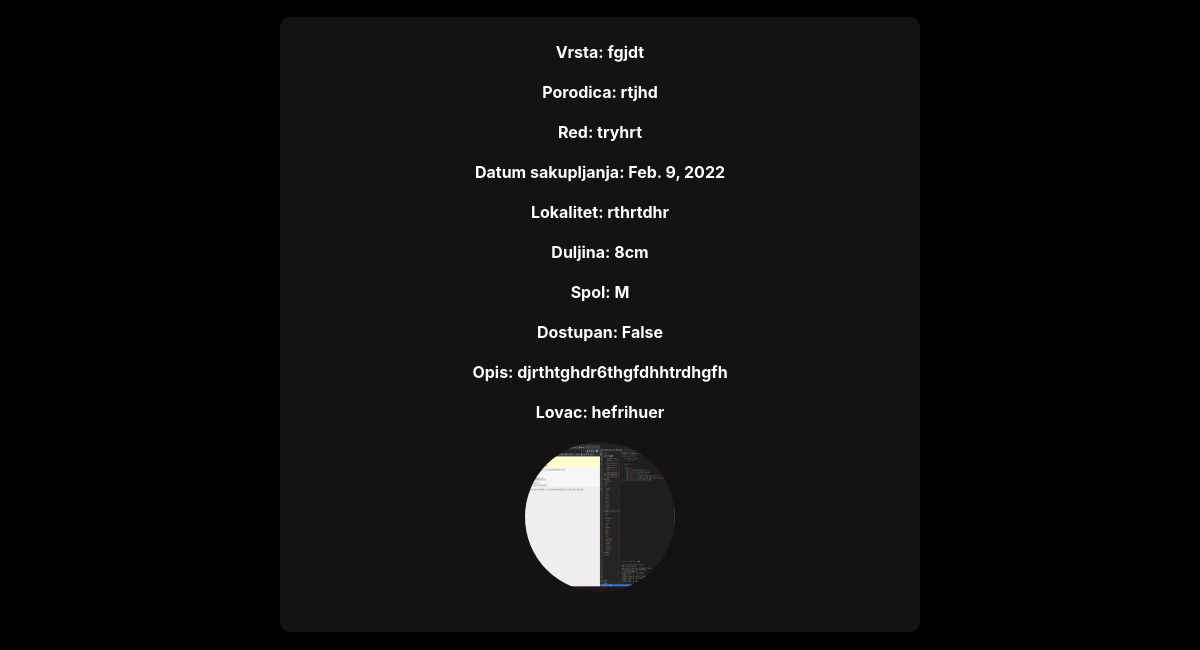
/kukacs/ (lower part), run on an earlier commit of the app's database.
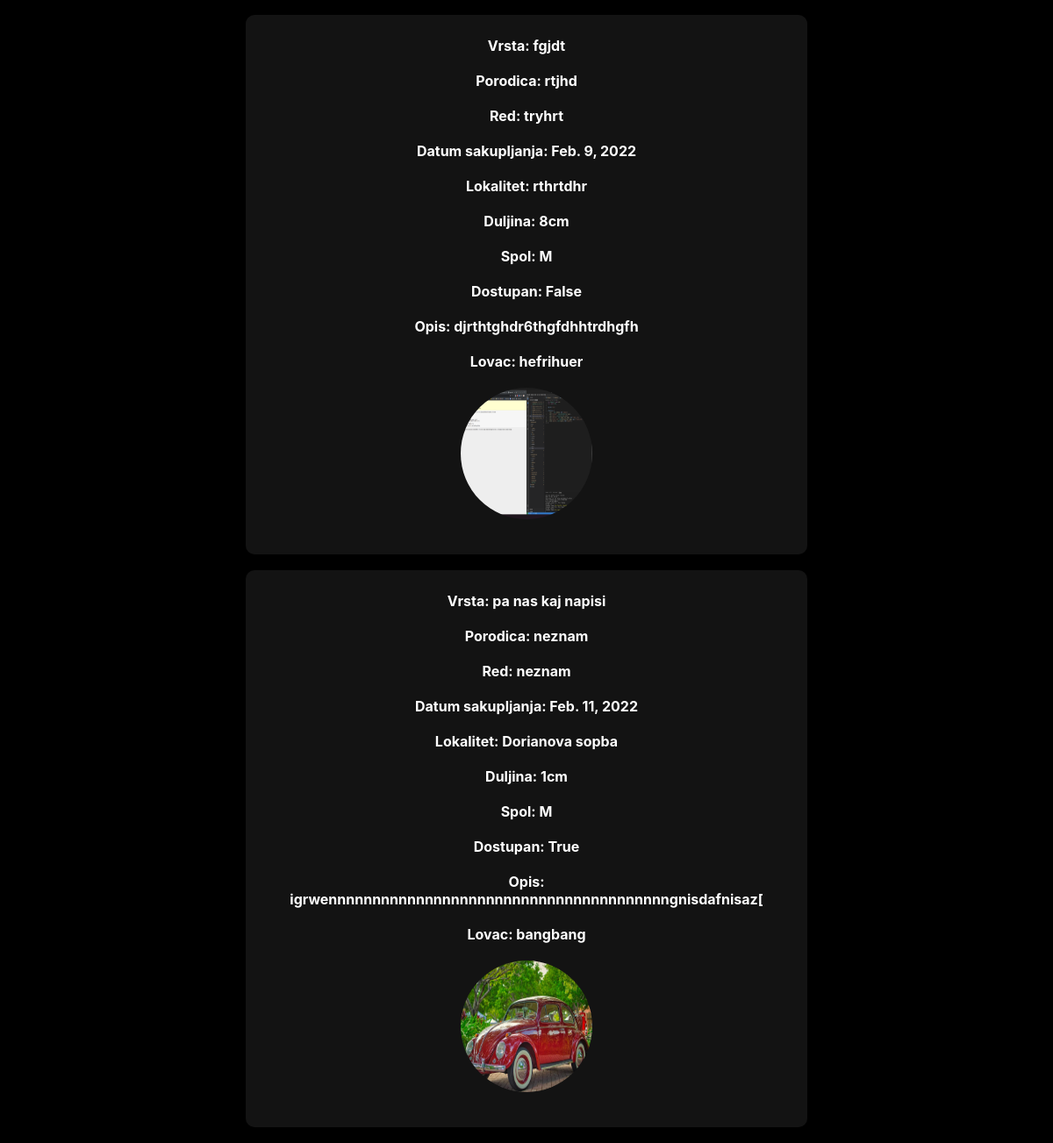
And on a later commit of the database.
### main/models.py (models this page shows, shortened)
class Kukac(models.Model):
    vrsta = models.CharField(max_length = 100)
    porodica = models.CharField(max_length = 100)
    red = models.CharField(max_length = 100)
    datum_sakupljanja = models.DateField()
    lokalitet = models.CharField(max_length = 100)
    duljina = models.CharField(max_length = 20)
    spol = models.CharField(max_length = 1)
    dostupan = models.BooleanField(default = False)
    opis = models.TextField()
    lovac = models.ForeignKey(Korisnik, on_delete = models.CASCADE)
    slika = models.ImageField(upload_to = 'images/')

class Korisnik(models.Model):
    username = models.CharField(max_length = 11)
    ime = models.CharField(max_length = 20)
    prezime = models.CharField(max_length = 20)
    email = models.EmailField()
    slika_profila = models.ImageField(upload_to = 'images/', default = '0')
    def __str__(self):
        return self.username

### main/views.py (the view)
# urls.py: path('kukacs/', views.KukacList.as_view()),
class KukacList(ListView):
    model = Kukac

### templates/main/kukac_list.html (shortened to what this page needs)
{% extends "homepage.html" %}
{% block content %}
<br>
<br>
<br>
{% for kukac in kukac_list %}
<div class = "kukci" style = "width: 600px; margin: 0 auto;">
    <div class="kukac" style = "width: 600px; font-family: -apple-system, BlinkMacSystemFont, 'Segoe UI', Roboto, Oxygen, Ubuntu, Cantarell, 'Open Sans', 'Helvetica Neue', sans-serif;">
        <h4>Vrsta: {{ kukac.vrsta }}</h4>
        <h4>Porodica: {{ kukac.porodica }}</h4>
        <h4>Red: {{ kukac.red }}<h4>
        <h4>Datum sakupljanja: {{ kukac.datum_sakupljanja }}<h4>
        <h4>Lokalitet: {{ kukac.lokalitet }}<h4>
        <h4>Duljina: {{ kukac.duljina }}<h4>
        <h4>Spol: {{ kukac.spol }}<h4>
        <h4>Dostupan: {{ kukac.dostupan }}<h4>
        <h4>Opis: {{ kukac.opis }}<h4>
        <h4>Lovac: {{ kukac.lovac }}<h4>
        <img src="{{ kukac.slika.url}}" alt="connect" style="max-height:300px">
    </div>
</div>
<br>
{% endfor %}
{% endblock %}

What changed in the data, as far as the page shows it:
added Kukac: vrsta "pa nas kaj napisi", porodica "neznam", red "neznam", datum_sakupljanja "Feb. 11, 2022", lokalitet "Dorianova sopba", duljina "1cm", spol "M", dostupan "True", opis "igrwennnnnnnnnnnnnnnnnnnnnnnnnnnnnnnnnnnnnnngnisdafnisaz[", lovac "bangbang", slika (picture)
